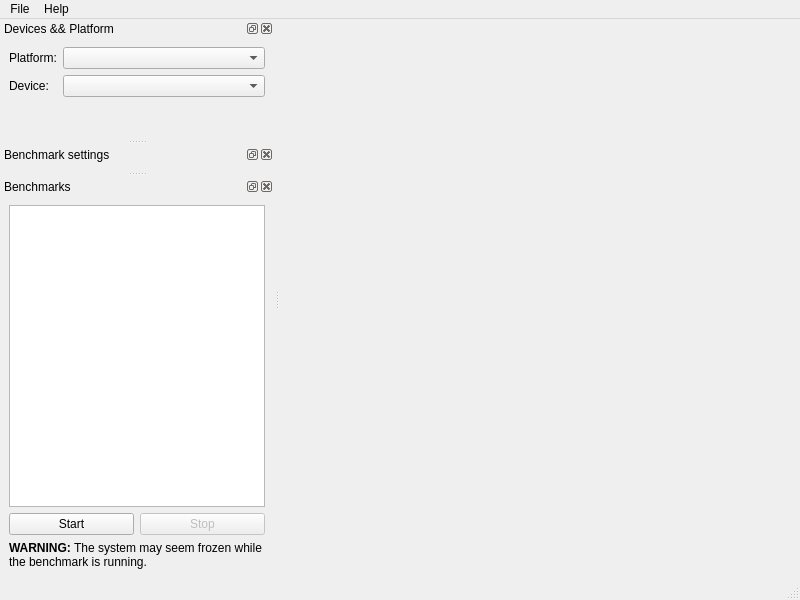
<?xml version="1.0" encoding="UTF-8"?>
<ui version="4.0">
 <class>MainWindow</class>
 <widget class="QMainWindow" name="MainWindow">
  <property name="geometry">
   <rect>
    <x>0</x>
    <y>0</y>
    <width>800</width>
    <height>600</height>
   </rect>
  </property>
  <property name="windowTitle">
   <string>OpenCL Benchmark</string>
  </property>
  <widget class="QWidget" name="centralwidget"/>
  <widget class="QMenuBar" name="menubar">
   <property name="geometry">
    <rect>
     <x>0</x>
     <y>0</y>
     <width>800</width>
     <height>20</height>
    </rect>
   </property>
   <widget class="QMenu" name="menuFile">
    <property name="title">
     <string>File</string>
    </property>
   </widget>
   <widget class="QMenu" name="menuHelp">
    <property name="title">
     <string>Help</string>
    </property>
   </widget>
   <addaction name="menuFile"/>
   <addaction name="menuHelp"/>
  </widget>
  <widget class="QStatusBar" name="statusbar"/>
  <widget class="QDockWidget" name="hardwareWidget">
   <property name="windowTitle">
    <string>Devices &amp;&amp; Platform</string>
   </property>
   <attribute name="dockWidgetArea">
    <number>1</number>
   </attribute>
   <widget class="QWidget" name="dockWidgetContents">
    <layout class="QFormLayout" name="formLayout">
     <item row="0" column="0">
      <widget class="QLabel" name="platformLabel">
       <property name="text">
        <string>Platform:</string>
       </property>
      </widget>
     </item>
     <item row="0" column="1">
      <widget class="QComboBox" name="platformBox"/>
     </item>
     <item row="1" column="0">
      <widget class="QLabel" name="deviceLabel">
       <property name="text">
        <string>Device:</string>
       </property>
      </widget>
     </item>
     <item row="1" column="1">
      <widget class="QComboBox" name="deviceBox"/>
     </item>
    </layout>
   </widget>
  </widget>
  <widget class="QDockWidget" name="benchmarkWidget">
   <property name="windowTitle">
    <string>Benchmark settings</string>
   </property>
   <attribute name="dockWidgetArea">
    <number>1</number>
   </attribute>
   <widget class="QWidget" name="dockWidgetContents_2"/>
  </widget>
  <widget class="QDockWidget" name="benchmarksWidget">
   <property name="windowTitle">
    <string>Benchmarks</string>
   </property>
   <attribute name="dockWidgetArea">
    <number>1</number>
   </attribute>
   <widget class="QWidget" name="dockWidgetContents_3">
    <layout class="QVBoxLayout" name="verticalLayout">
     <item>
      <widget class="QListWidget" name="benchmarkList"/>
     </item>
     <item>
      <layout class="QHBoxLayout" name="horizontalLayout">
       <item>
        <widget class="QPushButton" name="startButton">
         <property name="text">
          <string>Start</string>
         </property>
        </widget>
       </item>
       <item>
        <widget class="QPushButton" name="stopButton">
         <property name="enabled">
          <bool>false</bool>
         </property>
         <property name="text">
          <string>Stop</string>
         </property>
        </widget>
       </item>
      </layout>
     </item>
     <item>
      <widget class="QLabel" name="warningLabel">
       <property name="text">
        <string>&lt;!DOCTYPE HTML PUBLIC &quot;-//W3C//DTD HTML 4.0//EN&quot; &quot;http://www.w3.org/TR/REC-html40/strict.dtd&quot;&gt;
&lt;html&gt;&lt;head&gt;&lt;meta name=&quot;qrichtext&quot; content=&quot;1&quot; /&gt;&lt;style type=&quot;text/css&quot;&gt;
p, li { white-space: pre-wrap; }
&lt;/style&gt;&lt;/head&gt;&lt;body style=&quot; font-family:'Sans Serif'; font-size:9pt; font-weight:400; font-style:normal;&quot;&gt;
&lt;p style=&quot; margin-top:0px; margin-bottom:0px; margin-left:0px; margin-right:0px; -qt-block-indent:0; text-indent:0px;&quot;&gt;&lt;span style=&quot; font-weight:600;&quot;&gt;WARNING:&lt;/span&gt; The system may seem frozen while the benchmark is running.&lt;/p&gt;&lt;/body&gt;&lt;/html&gt;</string>
       </property>
       <property name="wordWrap">
        <bool>true</bool>
       </property>
      </widget>
     </item>
    </layout>
   </widget>
  </widget>
 </widget>
 <resources/>
 <connections/>
</ui>
